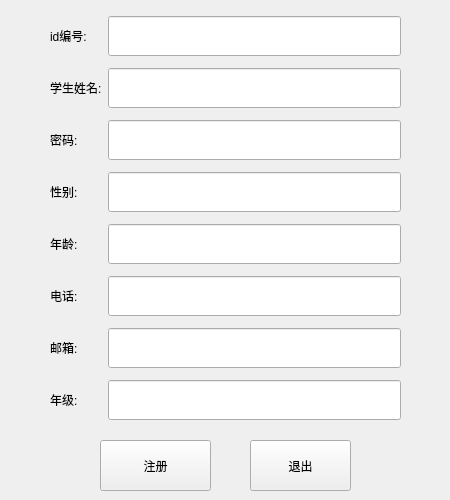
<?xml version="1.0" encoding="UTF-8"?>
<ui version="4.0">
 <class>RegisterStudentWidget</class>
 <widget class="QWidget" name="RegisterStudentWidget">
  <property name="geometry">
   <rect>
    <x>0</x>
    <y>0</y>
    <width>450</width>
    <height>500</height>
   </rect>
  </property>
  <property name="windowTitle">
   <string>Form</string>
  </property>
  <widget class="QWidget" name="gridLayoutWidget">
   <property name="geometry">
    <rect>
     <x>50</x>
     <y>10</y>
     <width>351</width>
     <height>421</height>
    </rect>
   </property>
   <layout class="QGridLayout" name="gridLayout">
    <item row="0" column="0">
     <widget class="QLabel" name="label">
      <property name="text">
       <string>id编号:</string>
      </property>
     </widget>
    </item>
    <item row="6" column="0">
     <widget class="QLabel" name="label_7">
      <property name="text">
       <string>邮箱:</string>
      </property>
     </widget>
    </item>
    <item row="3" column="0">
     <widget class="QLabel" name="label_3">
      <property name="text">
       <string>性别:</string>
      </property>
     </widget>
    </item>
    <item row="0" column="1">
     <widget class="QLineEdit" name="lineEdit_1">
      <property name="minimumSize">
       <size>
        <width>0</width>
        <height>40</height>
       </size>
      </property>
     </widget>
    </item>
    <item row="4" column="0">
     <widget class="QLabel" name="label_5">
      <property name="text">
       <string>年龄:</string>
      </property>
     </widget>
    </item>
    <item row="2" column="0">
     <widget class="QLabel" name="label_4">
      <property name="text">
       <string>密码:</string>
      </property>
     </widget>
    </item>
    <item row="1" column="0">
     <widget class="QLabel" name="label_2">
      <property name="text">
       <string>学生姓名:</string>
      </property>
     </widget>
    </item>
    <item row="5" column="0">
     <widget class="QLabel" name="label_6">
      <property name="text">
       <string>电话:</string>
      </property>
     </widget>
    </item>
    <item row="7" column="0">
     <widget class="QLabel" name="label_8">
      <property name="text">
       <string>年级:</string>
      </property>
     </widget>
    </item>
    <item row="1" column="1">
     <widget class="QLineEdit" name="lineEdit_2">
      <property name="minimumSize">
       <size>
        <width>0</width>
        <height>40</height>
       </size>
      </property>
     </widget>
    </item>
    <item row="2" column="1">
     <widget class="QLineEdit" name="lineEdit_3">
      <property name="minimumSize">
       <size>
        <width>0</width>
        <height>40</height>
       </size>
      </property>
     </widget>
    </item>
    <item row="3" column="1">
     <widget class="QLineEdit" name="lineEdit_4">
      <property name="minimumSize">
       <size>
        <width>0</width>
        <height>40</height>
       </size>
      </property>
     </widget>
    </item>
    <item row="4" column="1">
     <widget class="QLineEdit" name="lineEdit_5">
      <property name="minimumSize">
       <size>
        <width>0</width>
        <height>40</height>
       </size>
      </property>
     </widget>
    </item>
    <item row="5" column="1">
     <widget class="QLineEdit" name="lineEdit_6">
      <property name="minimumSize">
       <size>
        <width>0</width>
        <height>40</height>
       </size>
      </property>
     </widget>
    </item>
    <item row="6" column="1">
     <widget class="QLineEdit" name="lineEdit_7">
      <property name="minimumSize">
       <size>
        <width>0</width>
        <height>40</height>
       </size>
      </property>
     </widget>
    </item>
    <item row="7" column="1">
     <widget class="QLineEdit" name="lineEdit_8">
      <property name="minimumSize">
       <size>
        <width>0</width>
        <height>40</height>
       </size>
      </property>
     </widget>
    </item>
   </layout>
  </widget>
  <widget class="QPushButton" name="btn_resiger">
   <property name="geometry">
    <rect>
     <x>100</x>
     <y>440</y>
     <width>111</width>
     <height>51</height>
    </rect>
   </property>
   <property name="text">
    <string>注册</string>
   </property>
  </widget>
  <widget class="QPushButton" name="btn_quit">
   <property name="geometry">
    <rect>
     <x>250</x>
     <y>440</y>
     <width>101</width>
     <height>51</height>
    </rect>
   </property>
   <property name="text">
    <string>退出</string>
   </property>
  </widget>
 </widget>
 <resources/>
 <connections/>
</ui>
